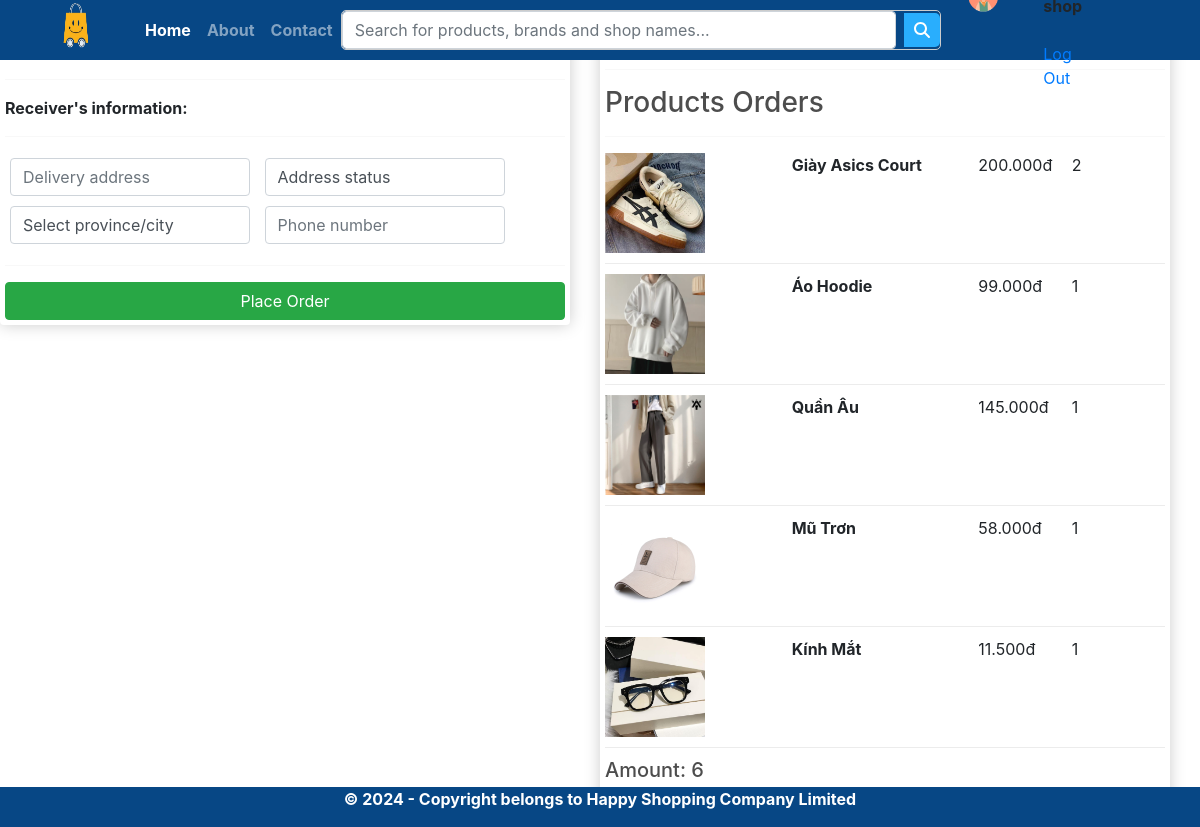
The page /checkout/ (signed in) on the database its author committed.
### myapp/models.py (models this page shows, shortened)
class OrderItem(models.Model):
    product = models.ForeignKey(Product,on_delete=models.SET_NULL,blank=True,null=True)
    order = models.ForeignKey(Order,on_delete=models.SET_NULL,blank=True,null=True)
    quantity = models.IntegerField(default=0,null=True,blank=True)
    date_added = models.DateTimeField(auto_now_add=True)
    @property
    def get_total(self):
        total = self.product.price * self.quantity
        return total

class Product(models.Model):
    name = models.CharField(max_length=200,null=True)
    price = models.FloatField()
    digital = models.BooleanField(default=False,null=True,blank=False)
    image = models.ImageField(null=True,blank=True)
    detail = models.TextField(null=True,blank=True)
    @property
    def ImageURL(self):
        try:
            url = self.image.url
        except:
            url = ''
        return url

class Order(models.Model):
    customer = models.ForeignKey(Customer,on_delete=models.SET_NULL,blank=True,null=True)
    date_order = models.DateTimeField(auto_now_add=True)
    complete = models.BooleanField(default=False,null=True,blank=False)
    transaction_id = models.CharField(max_length=200,null=True)
    @property
    def get_cart_items(self):
        orderitems = self.orderitem_set.all()
        total = sum([item.quantity for item in orderitems])
        return total
    @property
    def get_cart_total(self):
        orderitems = self.orderitem_set.all()
        total = sum([item.get_total for item in orderitems])
        return total

### myapp/views.py (the view)
# urls.py: path('checkout/', views.checkout, name="checkout"),
def checkout(request):
    if request.user.is_authenticated:
        customer = request.user.customer
        order,created = Order.objects.get_or_create(customer = customer,complete = False)
        items = order.orderitem_set.all()
        user_not_login = "hidden"
        user_login = "show"
    else:
        items =[]
        order = {'get_cart_items':0,'get_cart_total':0}
        user_not_login = "show"
        user_login = "hidden"
    context= {'items': items, 'order': order, 'user_not_login': user_not_login, 'user_login': user_login}
    return render(request, 'app/checkout.html', context)

### myapp/templates/app/checkout.html (shortened to what this page needs)
{% extends 'app/base.html' %}
{% load static %}
{% block content_checkout %}
  <div class="row" style="width: 100%">
		<div class="col-lg-6">
			<div class="box-element" id="form-wrapper">
				<form id="form">
					<div id="user-info">
						<div class="form-field">
						</div>
						<div class="form-field">
						</div>
					</div>
					<div id="shipping-info">
						<hr>
						<strong><p>Receiver's information:</p></strong>
						<hr>
						<div class="form-field">
							<input class="form-control" type="text" name="address" placeholder="Delivery address">
						</div>
            <div class="form-field">
              <select class="form-control" name="city_select">
                  <option value="" disabled selected hidden>Address status</option>
              </select>
            </div>
            <div class="form-field">
              <select class="form-control" name="city_select">
                  <option value="" disabled selected hidden>Select province/city</option>
              </select>
            </div>
						<div class="form-field">
              <input class="form-control" type="tel" name="phone" id="phone" placeholder="Phone number">
            </div>
					</div>
					<hr>
					<input id="form-button" class="btn btn-success btn-block" type="submit" value="Place Order">
				</form>
			</div>
			<br>
		</div>
		<div class="col-lg-6">
			<div class="box-element">
				<a  class="btn btn-outline-dark" href="{% url 'cart' %}">&#x2190; Back To Cart</a>
				<hr>
				<h3>Products Orders</h3>
				<hr>
				{% for item in items %}
				<div class="cart-row">
					<div style="flex:2"><img class="row-image" src="{{item.product.ImageURL}}"></div>
					<div style="flex:2"><strong><p>{{item.product.name}}</p></strong></div>
					<div style="flex:1"><p>{{item.product.price}}00đ</p></div>
					<div style="flex:1"><p>{{item.quantity}}</p></div>
				</div>
				{% endfor %}
        		<h5>Amount: {{order.get_cart_items}}</h5>
				<h5>Total payment: {{order.get_cart_total}}00đ</h5>
			</div>
		</div>
	</div>
{% endblock content_checkout %}

### myapp/static/app/css/main.css (style rules this page uses)
body { background-color: hsl(0, 0%, 98%); }
h1,h2,h3,h4,h5,h6 { color:hsl(0, 0%, 30%); }
.box-element { box-shadow:hsl(0, 0%, 80%) 0 0 16px; background-color: #fff; border-radius: 4px; padding: 5px; }
.col-lg-3, .col-lg-4, .col-lg-6, .col-lg-8, .col-lg-12 { margin-top: 10px; }
.btn { border-radius: 0; }
.row-image { width: 100px; }
.form-field { width:250px; display: inline-block; padding: 5px; }
.cart-row { display: flex; align-items: flex-stretch; padding-bottom: 10px; margin-bottom: 10px; border-bottom: 1px solid #ececec; }

### myapp/templates/app/base.html (style rules this page uses)
.row { display: flex; justify-content: space-around; }

### rows shown on the page
OrderItem: product.ImageURL (picture), product.name "Giày Asics Court", product.price "200.0", quantity "2"
OrderItem: product.ImageURL (picture), product.name "Áo Hoodie", product.price "99.0", quantity "1"
OrderItem: product.ImageURL (picture), product.name "Quần Âu", product.price "145.0", quantity "1"
OrderItem: product.ImageURL (picture), product.name "Mũ Trơn", product.price "58.0", quantity "1"
OrderItem: product.ImageURL (picture), product.name "Kính Mắt", product.price "11.5", quantity "1"
Order: get_cart_items "6"
